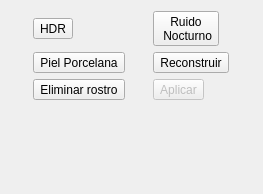
       <widget class="QWidget" name="page_avanzado">
        <property name="geometry">
         <rect>
          <x>0</x>
          <y>0</y>
          <width>263</width>
          <height>194</height>
         </rect>
        </property>
        <attribute name="icon">
         <iconset>
          <normaloff>../logos/avanzado.svg</normaloff>../logos/avanzado.svg</iconset>
        </attribute>
        <attribute name="label">
         <string>Avanzado</string>
        </attribute>
        <layout class="QGridLayout" name="gridLayout_11">
         <item row="2" column="0">
          <widget class="QToolButton" name="bill_gauss">
           <property name="text">
            <string>Piel Porcelana</string>
           </property>
           <property name="icon">
            <iconset>
             <normaloff>../logos/piel_porcelana.svg</normaloff>../logos/piel_porcelana.svg</iconset>
           </property>
           <property name="iconSize">
            <size>
             <width>25</width>
             <height>30</height>
            </size>
           </property>
           <property name="toolButtonStyle">
            <enum>Qt::ToolButtonFollowStyle</enum>
           </property>
          </widget>
         </item>
         <item row="4" column="0">
          <spacer name="verticalSpacer_4">
           <property name="orientation">
            <enum>Qt::Vertical</enum>
           </property>
           <property name="sizeHint" stdset="0">
            <size>
             <width>20</width>
             <height>40</height>
            </size>
           </property>
          </spacer>
         </item>
         <item row="0" column="0">
          <widget class="QToolButton" name="hdr_r_a">
           <property name="text">
            <string>HDR</string>
           </property>
           <property name="icon">
            <iconset>
             <normaloff>../logos/hdr.svg</normaloff>../logos/hdr.svg</iconset>
           </property>
           <property name="iconSize">
            <size>
             <width>25</width>
             <height>30</height>
            </size>
           </property>
           <property name="toolButtonStyle">
            <enum>Qt::ToolButtonFollowStyle</enum>
           </property>
          </widget>
         </item>
         <item row="0" column="2">
          <widget class="QToolButton" name="ruido_noct">
           <property name="text">
            <string>Ruido 
 Nocturno</string>
           </property>
           <property name="icon">
            <iconset>
             <normaloff>../logos/ruido_noct.svg</normaloff>../logos/ruido_noct.svg</iconset>
           </property>
           <property name="iconSize">
            <size>
             <width>25</width>
             <height>30</height>
            </size>
           </property>
           <property name="toolButtonStyle">
            <enum>Qt::ToolButtonFollowStyle</enum>
           </property>
          </widget>
         </item>
         <item row="2" column="2">
          <widget class="QToolButton" name="reconst">
           <property name="text">
            <string>Reconstruir</string>
           </property>
           <property name="icon">
            <iconset>
             <normaloff>../logos/reconstruir_sev.svg</normaloff>../logos/reconstruir_sev.svg</iconset>
           </property>
           <property name="iconSize">
            <size>
             <width>25</width>
             <height>30</height>
            </size>
           </property>
           <property name="toolButtonStyle">
            <enum>Qt::ToolButtonFollowStyle</enum>
           </property>
          </widget>
         </item>
         <item row="3" column="0">
          <widget class="QToolButton" name="eliminar_rostro">
           <property name="text">
            <string>Eliminar rostro</string>
           </property>
           <property name="icon">
            <iconset>
             <normaloff>../logos/del_rostro.svg</normaloff>../logos/del_rostro.svg</iconset>
           </property>
           <property name="iconSize">
            <size>
             <width>25</width>
             <height>30</height>
            </size>
           </property>
           <property name="checkable">
            <bool>true</bool>
           </property>
           <property name="toolButtonStyle">
            <enum>Qt::ToolButtonFollowStyle</enum>
           </property>
          </widget>
         </item>
         <item row="3" column="2">
          <widget class="QToolButton" name="aceptar_del_rostro">
           <property name="enabled">
            <bool>false</bool>
           </property>
           <property name="text">
            <string>Aplicar</string>
           </property>
           <property name="icon">
            <iconset>
             <normaloff>../logos/aceptar_c.svg</normaloff>../logos/aceptar_c.svg</iconset>
           </property>
           <property name="iconSize">
            <size>
             <width>25</width>
             <height>30</height>
            </size>
           </property>
           <property name="toolButtonStyle">
            <enum>Qt::ToolButtonFollowStyle</enum>
           </property>
          </widget>
         </item>
        </layout>
       </widget>
